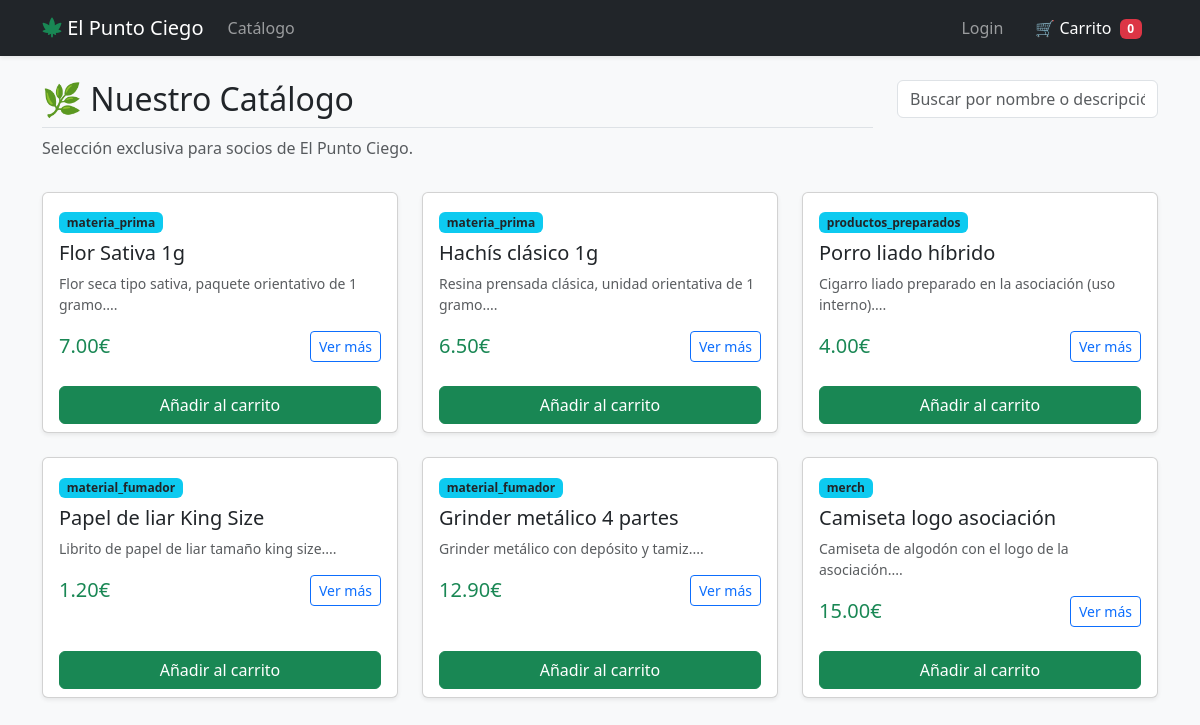
Screenshot of /index.php?c=product_list&a=index with the database file from the repository.
### tables this page shows
CREATE TABLE products (
    id INT AUTO_INCREMENT,
    category_id INT NOT NULL,
    supplier_id INT NULL,
    name VARCHAR(255) NOT NULL,
    description TEXT,
    price DECIMAL(10,2) NOT NULL,
    is_active TINYINT(1) NOT NULL DEFAULT 1,
    date_create DATETIME NOT NULL DEFAULT CURRENT_TIMESTAMP,
    last_date DATETIME NULL,
    CONSTRAINT pk_products PRIMARY KEY (id),
    CONSTRAINT fk_products_category
        FOREIGN KEY (category_id) REFERENCES categories(id)
        ON DELETE RESTRICT ON UPDATE CASCADE,
    CONSTRAINT fk_products_supplier
        FOREIGN KEY (supplier_id) REFERENCES suppliers(id)
        ON DELETE SET NULL ON UPDATE CASCADE
);

CREATE TABLE categories (
    id INT AUTO_INCREMENT,
    name VARCHAR(255) NOT NULL,
    parent_id INT NULL,
    image VARCHAR(255),
    tax_id INT NULL,
    date_create DATETIME NOT NULL DEFAULT CURRENT_TIMESTAMP,
    last_date DATETIME NULL,
    CONSTRAINT pk_categories PRIMARY KEY (id),
    CONSTRAINT fk_categories_parent
        FOREIGN KEY (parent_id) REFERENCES categories(id)
        ON DELETE SET NULL ON UPDATE CASCADE,
    CONSTRAINT fk_categories_tax
        FOREIGN KEY (tax_id) REFERENCES taxes(id)
        ON DELETE SET NULL ON UPDATE CASCADE
);

### controller/product_list_controller.php (called while the page is built, shortened)
<?php
require_once 'model/ProductModel.php';
class ProductListController {
    public function index() {
        $model = new ProductModel();
        $q = $_GET['q'] ?? '';
        $categoryId = isset($_GET['category']) ? (int)$_GET['category'] : null;
        if (($categoryId !== null && $categoryId > 0) || trim($q) !== '') {
            $products = $model->searchActive($q, $categoryId);
        } else {
            $products = $model->getAllActive();
        }
        require 'views/product_list.php';
        $viewContent = ob_get_clean();
        require 'views/layouts/main.php';
    }
}

### model/conectaDB.php (called while the page is built, shortened)
<?php
class DB {
	protected static $instance;
	public static function getInstance() {
		if(empty(self::$instance)) {
			$db_info = array(
				"db_host" => "localhost",
				"db_port" => "3306",
				"db_user" => "root",
				"db_pass" => "",
				"db_name" => "el_punto_ciego"
            );
			try {
				self::$instance = new PDO("mysql:host=".$db_info['db_host'].';port='.$db_info['db_port'].';dbname='.$db_info['db_name'], $db_info['db_user'], $db_info['db_pass']);
				self::$instance->setAttribute(PDO::ATTR_ERRMODE, PDO::ERRMODE_SILENT);
				self::$instance->query('SET NAMES utf8');
				self::$instance->query('SET CHARACTER SET utf8');
			} catch(PDOException $error) {
				echo $error->getMessage();
			}
		}
		return self::$instance;
	}
}
?>

### model/ProductModel.php (called while the page is built, shortened)
<?php
require_once 'model/conectaDB.php';
class ProductModel {
    private $db;
    public function __construct() {
        $this->db = DB::getInstance();
    }
    public function getAllActive() {
        $sql = "SELECT
                    p.*,
                    c.name AS category_name,
                    COALESCE(s.cantidad, 0) AS stock_qty,
                    t.name AS tax_name,
                    t.rate_iva AS tax_rate
                FROM products p
                INNER JOIN categories c ON p.category_id = c.id
                LEFT JOIN stock s ON s.product_id = p.id
                LEFT JOIN taxes t ON c.tax_id = t.id
                WHERE p.is_active = 1";
        $stmt = $this->db->prepare($sql);
        $stmt->execute();
        return $stmt->fetchAll(PDO::FETCH_ASSOC);
    }
}

### views/partials/product_card.php (the view)
<div class="col-md-4 mb-4">
    <div class="card h-100 shadow-sm">
        <div class="card-body">
            <span class="badge bg-info text-dark mb-2"><?php echo $product['category_name']; ?></span>
            <h5 class="card-title"><?php echo $product['name']; ?></h5>
            <p class="card-text text-muted small">
                <?php echo substr($product['description'], 0, 80) . '...'; ?>
            </p>
            <div class="d-flex justify-content-between align-items-center">
                <span class="h5 mb-0 text-success"><?php echo number_format($product['price'], 2); ?>€</span>
                <a href="index.php?c=product_show&a=index&id=<?php echo $product['id']; ?>" class="btn btn-outline-primary btn-sm">Ver más</a>
            </div>
        </div>
        <?php $outOfStock = ((int)$product['stock_qty'] <= 0); ?>
        <div class="card-footer bg-transparent border-top-0">
            <?php if ($outOfStock): ?>
                <button class="btn btn-secondary w-100" disabled>
                    Sin stock
                </button>
            <?php else: ?>
                <a href="index.php?c=cart&a=add&id=<?php echo (int)$product['id']; ?>"
                class="btn btn-success w-100">
                    Añadir al carrito
                </a>
            <?php endif; ?>
        </div>
    </div>
</div>

### views/product_list.php (shortened to what this page needs)
<div class="row">
    <div class="col-9 mb-3">
        <h2 class="border-bottom pb-2">
        🌿 Nuestro Catálogo
        </h2>
        <p class="text-muted">Selección exclusiva para socios de El Punto Ciego.</p>
    </div>
    <div class="col-3 mb-4">
        <input
            id="productSearch"
            type="text"
            class="form-control"
            placeholder="Buscar por nombre o descripción..."
            autocomplete="off"
        >
    </div>
</div>
<div id="productGrid" class="row">
    <?php require 'views/partials/product_grid.php'; ?>
</div>

### views/partials/product_grid.php
<?php if (empty($products)): ?>
    <div class="col-12">
        <div class="alert alert-warning">No hay productos disponibles en este momento.</div>
    </div>
<?php else: ?>
    <?php foreach ($products as $product): ?>
        <?php include 'views/partials/product_card.php'; ?>
    <?php endforeach; ?>
<?php endif; ?>

### index.php (shortened to what this page needs)
<?php
require_once 'model/conectaDB.php';
$controllerName = $_GET['c'] ?? 'home';
$action = $_GET['a'] ?? 'index';
$controllerFile = "controller/{$controllerName}_controller.php";
if (file_exists($controllerFile)) {
    $className = str_replace('_', '', ucwords($controllerName, '_')) . 'Controller';
    if (class_exists($className)) {
        $controller = new $className();
        if (method_exists($controller, $action)) {
            $controller->$action();
        } else {
            die("La acción $action no existe.");
        }
    } else {
        die("La clase $className no existe.");
    }
} else {
    die("El controlador $controllerName no existe.");
}

### views/layouts/main.php (shortened to what this page needs)
<!DOCTYPE html>
<html lang="es">
<head>
    <link rel="stylesheet" href="https://cdn.jsdelivr.net/npm/bootstrap@5.3.0/dist/css/bootstrap.min.css">
    <link rel="stylesheet"
      href="https://cdnjs.cloudflare.com/ajax/libs/font-awesome/6.5.1/css/all.min.css"
 />
    <link rel="stylesheet" href="public/css/styles.css">
</head>
<body class="bg-light">
    <?php include 'views/partials/navbar.php'; ?>
    <div class="container mt-4">
        <div class="main-content">
            <?php echo $viewContent; ?>
        </div>
    </div>
</body>
</html>

### views/partials/navbar.php (shortened to what this page needs)
<nav class="navbar navbar-expand-lg navbar-dark bg-dark shadow-sm">
  <div class="container">
    <a class="navbar-brand" href="index.php"><i class="fa-solid fa-cannabis text-success"></i> El Punto Ciego</a>
    <div class="collapse navbar-collapse" id="navbarNav">
      <ul class="navbar-nav me-auto">
        <?php $isLogged = isset($_SESSION['user_id']); ?>
        <?php $isAdmin  = $isLogged && (($_SESSION['user_role'] ?? '') === 'admin'); ?>
        <?php if ($isAdmin): ?>
          <li class="nav-item">
            <a class="nav-link text-warning fw-bold" href="index.php">Panel Admin</a>
          </li>
          <li class="nav-item"><a class="nav-link" href="index.php?c=user&a=index">Usuarios</a></li>
          <li class="nav-item"><a class="nav-link" href="index.php?c=admin_product&a=index">Productos</a></li>
          <li class="nav-item"><a class="nav-link" href="index.php?c=admin_category&a=index">Categorías</a></li>
          <li class="nav-item"><a class="nav-link" href="index.php?c=admin_pack&a=index">Packs</a></li>
          <li class="nav-item"><a class="nav-link" href="index.php?c=stock&a=index">Stock</a></li>
          <li class="nav-item"><a class="nav-link" href="index.php?c=admin_analytics&a=index">Análisis</a></li>
          <li class="nav-item">
            <a class="nav-link text-info" href="index.php?c=product_list&a=index">Ver tienda</a>
          </li>
        <?php else: ?>
          <li class="nav-item"><a class="nav-link" href="index.php?c=product_list&a=index">Catálogo</a></li>
        <?php endif; ?>
      </ul>
      <ul class="navbar-nav ms-auto align-items-center">
        <?php if ($isLogged): ?>
          <li class="nav-item">
            <a class="nav-link text-light me-2" href="index.php?c=user&a=profile">
              Hola, <strong><?php echo htmlspecialchars($_SESSION['user_name'] ?? ''); ?></strong>
            </a>
          </li>
          <?php if (!$isAdmin): ?>
            <li class="nav-item">
              <a class="nav-link" href="index.php?c=order&a=my">Mis pedidos</a>
            </li>
          <?php endif; ?>
          <li class="nav-item border-end pe-2 me-2">
            <a class="nav-link btn btn-outline-secondary btn-sm text-white border-0"
               href="index.php?c=auth&a=logout">
              Cerrar Sesión
            </a>
          </li>
        <?php else: ?>
          <li class="nav-item">
            <a class="nav-link" href="index.php?c=auth&a=index&mode=login">Login</a>
          </li>
        <?php endif; ?>
        <?php if (!$isAdmin): ?>
          <li class="nav-item">
            <a class="nav-link btn btn-success btn-sm text-white ms-lg-2 px-3" href="index.php?c=cart&a=index">
              🛒 Carrito
              <span class="badge bg-danger ms-1">
                <?php echo isset($_SESSION['cart']) ? array_sum($_SESSION['cart']) : 0; ?>
              </span>
            </a>
          </li>
        <?php endif; ?>
      </ul>
    </div>
  </div>
</nav>

### public/css/styles.css (style rules this page uses)
.card { transition: transform .15s ease, box-shadow .15s ease; }

### rows the page displays
products: category.name "materia_prima", name "Flor Sativa 1g", description "Flor seca tipo sativa, paquete orientativo de 1 gramo.", price "7.00"
products: category.name "materia_prima", name "Hachís clásico 1g", description "Resina prensada clásica, unidad orientativa de 1 gramo.", price "6.50"
products: category.name "productos_preparados", name "Porro liado híbrido", description "Cigarro liado preparado en la asociación (uso interno).", price "4.00"
products: category.name "material_fumador", name "Papel de liar King Size", description "Librito de papel de liar tamaño king size.", price "1.20"
products: category.name "material_fumador", name "Grinder metálico 4 partes", description "Grinder metálico con depósito y tamiz.", price "12.90"
products: category.name "merch", name "Camiseta logo asociación", description "Camiseta de algodón con el logo de la asociación.", price "15.00"
